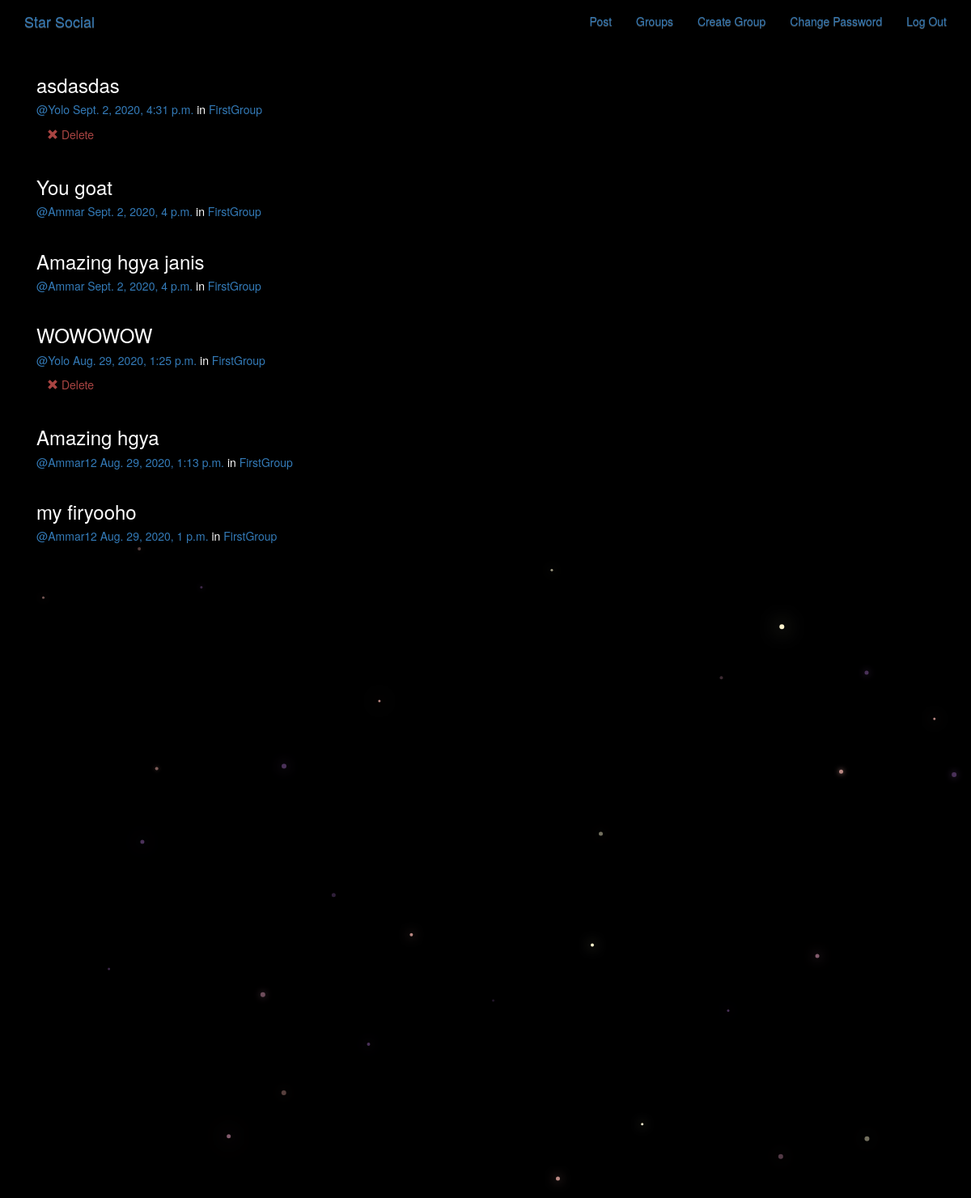
The app's page /posts/ (signed in) with its own data.
### posts/models.py (models this page shows, shortened)
class Post(models.Model):
    user = models.ForeignKey(User , related_name='posts' , on_delete=models.CASCADE)
    created_at = models.DateTimeField(auto_now=True) # means date / time will be got automatically as post's created
    message = models.TextField()
    message_html = models.TextField(editable=False)
    group = models.ForeignKey(Group , related_name='posts' , null=True , blank=True , on_delete=models.CASCADE)
    class Meta():
        ordering = ['-created_at'] # - so see it in descending order... most recent at top
        unique_together = ['user' , 'message']

### groups/models.py (models this page shows, shortened)
class Group(models.Model):
    name = models.CharField(max_length=256 , unique=True) # unique cos dont want groups to have same names
    slug = models.SlugField(allow_unicode=True , unique=True) # unique so all url codes are diff for diff groups
    description = models.TextField(blank=True , default='') #  desc can be blank so black = true.. default value will be ''
    description_html = models.TextField(editable=False , default='' , blank=True) # is not editable.. can be blank
    members = models.ManyToManyField(User , through='GroupMember') # through GroupMember class
    class Meta():
        ordering = ['name']

### posts/views.py (the view)
# urls.py: path('' , views.PostList.as_view() , name='all') ,
class PostList(ListView , SelectRelatedMixin):
    model = Post
    select_related = ('user' , 'group') # from Post model

### posts/templates/posts/post_list.html (shortened to what this page needs)
{% extends "posts/post_base.html" %}
{% load humanize %}
{% block post_content %}
<div class="col-md-8">
	{% for post in post_list %}
  {% include "posts/_post.html" %}
	{% endfor %}
</div>
{% endblock %}

### posts/templates/posts/_post.html
<div class="post media">
  	<h3>{{ post.message_html|safe }}</h3>
  	<div class="media-body">
  		<h5 class="media-heading">
      	<span class="username"><a href="{% url 'posts:for_user' username=post.user.username %}">@{{ post.user.username }}  </a></span>
  			<time class="time"><a href="{% url 'posts:single' username=post.user.username pk=post.pk %}">{{ post.created_at }}  </a></time>
  			{% if post.group %}
  			<span class="group-name">in <a href="{% url 'groups:single' slug=post.group.slug %}">{{ post.group.name }}</a></span>
      	{% endif %}
  		</h5>
  		<div class="media-footer">
  			{% if user.is_authenticated and post.user == user %}
  				<a href="{% url 'posts:delete' pk=post.pk %}" title="delete" class="btn btn-simple">
  					<span class="glyphicon glyphicon-remove text-danger" aria-hidden="true"></span>
  					<span class="text-danger icon-label">Delete</span>
  				</a>
  			{% endif %}
  		</div>
  	</div>
</div>

### static/simplesocial/css/master.css (style rules this page uses)
body { margin: 0; overflow: hidden; background-color: black; color:white; }

### records on screen
Post: message_html "asdasdas", user.username "Yolo", created_at "Sept. 2, 2020, 4:31 p.m.", group.name "FirstGroup", shows "Delete"
Post: message_html "You goat", user.username "Ammar", created_at "Sept. 2, 2020, 4 p.m.", group.name "FirstGroup"
Post: message_html "Amazing hgya janis", user.username "Ammar", created_at "Sept. 2, 2020, 4 p.m.", group.name "FirstGroup"
Post: message_html "WOWOWOW", user.username "Yolo", created_at "Aug. 29, 2020, 1:25 p.m.", group.name "FirstGroup", shows "Delete"
Post: message_html "Amazing hgya", user.username "Ammar12", created_at "Aug. 29, 2020, 1:13 p.m.", group.name "FirstGroup"
Post: message_html "my firyooho", user.username "Ammar12", created_at "Aug. 29, 2020, 1 p.m.", group.name "FirstGroup"
